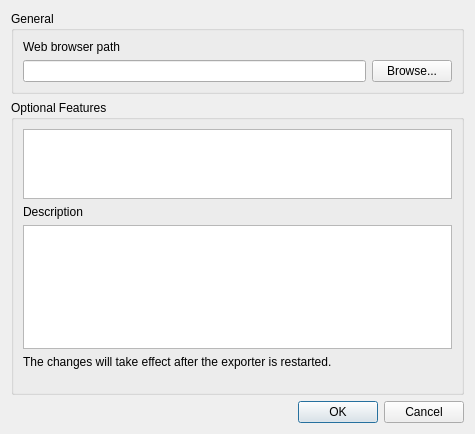
<?xml version="1.0" encoding="UTF-8"?>
<ui version="4.0">
 <class>SettingsDialog</class>
 <widget class="QDialog" name="SettingsDialog">
  <property name="geometry">
   <rect>
    <x>0</x>
    <y>0</y>
    <width>475</width>
    <height>434</height>
   </rect>
  </property>
  <property name="windowTitle">
   <string>Qgis2threejs Exporter Settings</string>
  </property>
  <layout class="QVBoxLayout" name="verticalLayout_3">
   <item>
    <widget class="QGroupBox" name="groupBox">
     <property name="title">
      <string>General</string>
     </property>
     <layout class="QVBoxLayout" name="verticalLayout_2">
      <item>
       <widget class="QLabel" name="label">
        <property name="text">
         <string>Web browser path</string>
        </property>
       </widget>
      </item>
      <item>
       <layout class="QHBoxLayout" name="horizontalLayout">
        <item>
         <widget class="QLineEdit" name="lineEdit_BrowserPath"/>
        </item>
        <item>
         <widget class="QPushButton" name="pushButton_Browse">
          <property name="text">
           <string>Browse...</string>
          </property>
         </widget>
        </item>
       </layout>
      </item>
     </layout>
    </widget>
   </item>
   <item>
    <widget class="QGroupBox" name="groupBox_2">
     <property name="title">
      <string>Optional Features</string>
     </property>
     <layout class="QVBoxLayout" name="verticalLayout">
      <item>
       <widget class="QTableWidget" name="tableWidget_Plugins">
        <property name="sizePolicy">
         <sizepolicy hsizetype="Expanding" vsizetype="Preferred">
          <horstretch>0</horstretch>
          <verstretch>0</verstretch>
         </sizepolicy>
        </property>
        <property name="maximumSize">
         <size>
          <width>16777215</width>
          <height>100</height>
         </size>
        </property>
       </widget>
      </item>
      <item>
       <widget class="QLabel" name="label_2">
        <property name="text">
         <string>Description</string>
        </property>
       </widget>
      </item>
      <item>
       <widget class="QTextBrowser" name="textBrowser_Plugin">
        <property name="openExternalLinks">
         <bool>true</bool>
        </property>
       </widget>
      </item>
      <item>
       <widget class="QLabel" name="label_3">
        <property name="text">
         <string>The changes will take effect after the exporter is restarted.
</string>
        </property>
       </widget>
      </item>
     </layout>
    </widget>
   </item>
   <item>
    <widget class="QDialogButtonBox" name="buttonBox">
     <property name="orientation">
      <enum>Qt::Horizontal</enum>
     </property>
     <property name="standardButtons">
      <set>QDialogButtonBox::Cancel|QDialogButtonBox::Ok</set>
     </property>
    </widget>
   </item>
  </layout>
 </widget>
 <tabstops>
  <tabstop>lineEdit_BrowserPath</tabstop>
  <tabstop>pushButton_Browse</tabstop>
  <tabstop>tableWidget_Plugins</tabstop>
  <tabstop>textBrowser_Plugin</tabstop>
 </tabstops>
 <resources/>
 <connections>
  <connection>
   <sender>buttonBox</sender>
   <signal>accepted()</signal>
   <receiver>SettingsDialog</receiver>
   <slot>accept()</slot>
   <hints>
    <hint type="sourcelabel">
     <x>248</x>
     <y>254</y>
    </hint>
    <hint type="destinationlabel">
     <x>157</x>
     <y>274</y>
    </hint>
   </hints>
  </connection>
  <connection>
   <sender>buttonBox</sender>
   <signal>rejected()</signal>
   <receiver>SettingsDialog</receiver>
   <slot>reject()</slot>
   <hints>
    <hint type="sourcelabel">
     <x>316</x>
     <y>260</y>
    </hint>
    <hint type="destinationlabel">
     <x>286</x>
     <y>274</y>
    </hint>
   </hints>
  </connection>
 </connections>
</ui>
